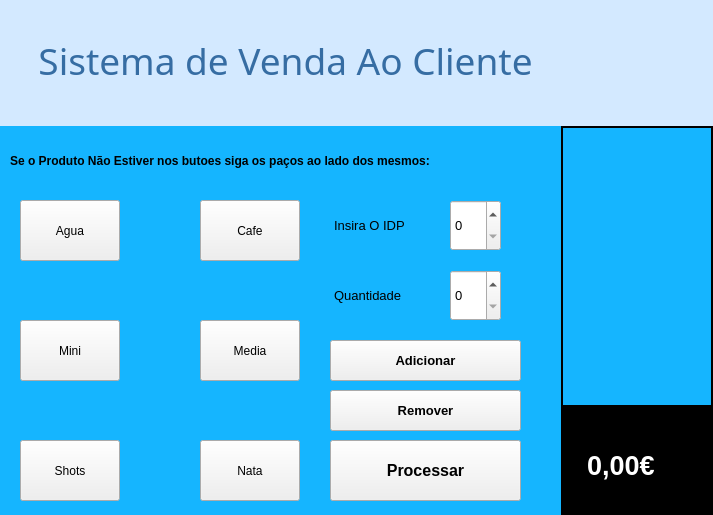
<?xml version="1.0" encoding="UTF-8"?>
<ui version="4.0">
 <class>Venda</class>
 <widget class="QWidget" name="Venda">
  <property name="geometry">
   <rect>
    <x>0</x>
    <y>0</y>
    <width>713</width>
    <height>515</height>
   </rect>
  </property>
  <property name="windowTitle">
   <string>Venda</string>
  </property>
  <property name="locale">
   <locale language="Portuguese" country="Portugal"/>
  </property>
  <widget class="QLabel" name="artigos">
   <property name="geometry">
    <rect>
     <x>561</x>
     <y>126</y>
     <width>152</width>
     <height>281</height>
    </rect>
   </property>
   <property name="palette">
    <palette>
     <active>
      <colorrole role="WindowText">
       <brush brushstyle="SolidPattern">
        <color alpha="255">
         <red>0</red>
         <green>0</green>
         <blue>0</blue>
        </color>
       </brush>
      </colorrole>
      <colorrole role="Button">
       <brush brushstyle="SolidPattern">
        <color alpha="255">
         <red>21</red>
         <green>181</green>
         <blue>255</blue>
        </color>
       </brush>
      </colorrole>
      <colorrole role="Light">
       <brush brushstyle="SolidPattern">
        <color alpha="255">
         <red>255</red>
         <green>255</green>
         <blue>255</blue>
        </color>
       </brush>
      </colorrole>
      <colorrole role="Midlight">
       <brush brushstyle="SolidPattern">
        <color alpha="255">
         <red>214</red>
         <green>214</green>
         <blue>214</blue>
        </color>
       </brush>
      </colorrole>
      <colorrole role="Dark">
       <brush brushstyle="SolidPattern">
        <color alpha="255">
         <red>86</red>
         <green>86</green>
         <blue>86</blue>
        </color>
       </brush>
      </colorrole>
      <colorrole role="Mid">
       <brush brushstyle="SolidPattern">
        <color alpha="255">
         <red>115</red>
         <green>115</green>
         <blue>115</blue>
        </color>
       </brush>
      </colorrole>
      <colorrole role="Text">
       <brush brushstyle="SolidPattern">
        <color alpha="255">
         <red>0</red>
         <green>0</green>
         <blue>0</blue>
        </color>
       </brush>
      </colorrole>
      <colorrole role="BrightText">
       <brush brushstyle="SolidPattern">
        <color alpha="255">
         <red>255</red>
         <green>255</green>
         <blue>255</blue>
        </color>
       </brush>
      </colorrole>
      <colorrole role="ButtonText">
       <brush brushstyle="SolidPattern">
        <color alpha="255">
         <red>0</red>
         <green>0</green>
         <blue>0</blue>
        </color>
       </brush>
      </colorrole>
      <colorrole role="Base">
       <brush brushstyle="SolidPattern">
        <color alpha="255">
         <red>21</red>
         <green>181</green>
         <blue>255</blue>
        </color>
       </brush>
      </colorrole>
      <colorrole role="Window">
       <brush brushstyle="SolidPattern">
        <color alpha="255">
         <red>21</red>
         <green>181</green>
         <blue>255</blue>
        </color>
       </brush>
      </colorrole>
      <colorrole role="Shadow">
       <brush brushstyle="SolidPattern">
        <color alpha="255">
         <red>0</red>
         <green>0</green>
         <blue>0</blue>
        </color>
       </brush>
      </colorrole>
      <colorrole role="AlternateBase">
       <brush brushstyle="SolidPattern">
        <color alpha="255">
         <red>214</red>
         <green>214</green>
         <blue>214</blue>
        </color>
       </brush>
      </colorrole>
      <colorrole role="ToolTipBase">
       <brush brushstyle="SolidPattern">
        <color alpha="255">
         <red>255</red>
         <green>255</green>
         <blue>220</blue>
        </color>
       </brush>
      </colorrole>
      <colorrole role="ToolTipText">
       <brush brushstyle="SolidPattern">
        <color alpha="255">
         <red>0</red>
         <green>0</green>
         <blue>0</blue>
        </color>
       </brush>
      </colorrole>
     </active>
     <inactive>
      <colorrole role="WindowText">
       <brush brushstyle="SolidPattern">
        <color alpha="255">
         <red>0</red>
         <green>0</green>
         <blue>0</blue>
        </color>
       </brush>
      </colorrole>
      <colorrole role="Button">
       <brush brushstyle="SolidPattern">
        <color alpha="255">
         <red>21</red>
         <green>181</green>
         <blue>255</blue>
        </color>
       </brush>
      </colorrole>
      <colorrole role="Light">
       <brush brushstyle="SolidPattern">
        <color alpha="255">
         <red>255</red>
         <green>255</green>
         <blue>255</blue>
        </color>
       </brush>
      </colorrole>
      <colorrole role="Midlight">
       <brush brushstyle="SolidPattern">
        <color alpha="255">
         <red>214</red>
         <green>214</green>
         <blue>214</blue>
        </color>
       </brush>
      </colorrole>
      <colorrole role="Dark">
       <brush brushstyle="SolidPattern">
        <color alpha="255">
         <red>86</red>
         <green>86</green>
         <blue>86</blue>
        </color>
       </brush>
      </colorrole>
      <colorrole role="Mid">
       <brush brushstyle="SolidPattern">
        <color alpha="255">
         <red>115</red>
         <green>115</green>
         <blue>115</blue>
        </color>
       </brush>
      </colorrole>
      <colorrole role="Text">
       <brush brushstyle="SolidPattern">
        <color alpha="255">
         <red>0</red>
         <green>0</green>
         <blue>0</blue>
        </color>
       </brush>
      </colorrole>
      <colorrole role="BrightText">
       <brush brushstyle="SolidPattern">
        <color alpha="255">
         <red>255</red>
         <green>255</green>
         <blue>255</blue>
        </color>
       </brush>
      </colorrole>
      <colorrole role="ButtonText">
       <brush brushstyle="SolidPattern">
        <color alpha="255">
         <red>0</red>
         <green>0</green>
         <blue>0</blue>
        </color>
       </brush>
      </colorrole>
      <colorrole role="Base">
       <brush brushstyle="SolidPattern">
        <color alpha="255">
         <red>21</red>
         <green>181</green>
         <blue>255</blue>
        </color>
       </brush>
      </colorrole>
      <colorrole role="Window">
       <brush brushstyle="SolidPattern">
        <color alpha="255">
         <red>21</red>
         <green>181</green>
         <blue>255</blue>
        </color>
       </brush>
      </colorrole>
      <colorrole role="Shadow">
       <brush brushstyle="SolidPattern">
        <color alpha="255">
         <red>0</red>
         <green>0</green>
         <blue>0</blue>
        </color>
       </brush>
      </colorrole>
      <colorrole role="AlternateBase">
       <brush brushstyle="SolidPattern">
        <color alpha="255">
         <red>214</red>
         <green>214</green>
         <blue>214</blue>
        </color>
       </brush>
      </colorrole>
      <colorrole role="ToolTipBase">
       <brush brushstyle="SolidPattern">
        <color alpha="255">
         <red>255</red>
         <green>255</green>
         <blue>220</blue>
        </color>
       </brush>
      </colorrole>
      <colorrole role="ToolTipText">
       <brush brushstyle="SolidPattern">
        <color alpha="255">
         <red>0</red>
         <green>0</green>
         <blue>0</blue>
        </color>
       </brush>
      </colorrole>
     </inactive>
     <disabled>
      <colorrole role="WindowText">
       <brush brushstyle="SolidPattern">
        <color alpha="255">
         <red>86</red>
         <green>86</green>
         <blue>86</blue>
        </color>
       </brush>
      </colorrole>
      <colorrole role="Button">
       <brush brushstyle="SolidPattern">
        <color alpha="255">
         <red>21</red>
         <green>181</green>
         <blue>255</blue>
        </color>
       </brush>
      </colorrole>
      <colorrole role="Light">
       <brush brushstyle="SolidPattern">
        <color alpha="255">
         <red>255</red>
         <green>255</green>
         <blue>255</blue>
        </color>
       </brush>
      </colorrole>
      <colorrole role="Midlight">
       <brush brushstyle="SolidPattern">
        <color alpha="255">
         <red>214</red>
         <green>214</green>
         <blue>214</blue>
        </color>
       </brush>
      </colorrole>
      <colorrole role="Dark">
       <brush brushstyle="SolidPattern">
        <color alpha="255">
         <red>86</red>
         <green>86</green>
         <blue>86</blue>
        </color>
       </brush>
      </colorrole>
      <colorrole role="Mid">
       <brush brushstyle="SolidPattern">
        <color alpha="255">
         <red>115</red>
         <green>115</green>
         <blue>115</blue>
        </color>
       </brush>
      </colorrole>
      <colorrole role="Text">
       <brush brushstyle="SolidPattern">
        <color alpha="255">
         <red>86</red>
         <green>86</green>
         <blue>86</blue>
        </color>
       </brush>
      </colorrole>
      <colorrole role="BrightText">
       <brush brushstyle="SolidPattern">
        <color alpha="255">
         <red>255</red>
         <green>255</green>
         <blue>255</blue>
        </color>
       </brush>
      </colorrole>
      <colorrole role="ButtonText">
       <brush brushstyle="SolidPattern">
        <color alpha="255">
         <red>86</red>
         <green>86</green>
         <blue>86</blue>
        </color>
       </brush>
      </colorrole>
      <colorrole role="Base">
       <brush brushstyle="SolidPattern">
        <color alpha="255">
         <red>21</red>
         <green>181</green>
         <blue>255</blue>
        </color>
       </brush>
      </colorrole>
      <colorrole role="Window">
       <brush brushstyle="SolidPattern">
        <color alpha="255">
         <red>21</red>
         <green>181</green>
         <blue>255</blue>
        </color>
       </brush>
      </colorrole>
      <colorrole role="Shadow">
       <brush brushstyle="SolidPattern">
        <color alpha="255">
         <red>0</red>
         <green>0</green>
         <blue>0</blue>
        </color>
       </brush>
      </colorrole>
      <colorrole role="AlternateBase">
       <brush brushstyle="SolidPattern">
        <color alpha="255">
         <red>173</red>
         <green>173</green>
         <blue>173</blue>
        </color>
       </brush>
      </colorrole>
      <colorrole role="ToolTipBase">
       <brush brushstyle="SolidPattern">
        <color alpha="255">
         <red>255</red>
         <green>255</green>
         <blue>220</blue>
        </color>
       </brush>
      </colorrole>
      <colorrole role="ToolTipText">
       <brush brushstyle="SolidPattern">
        <color alpha="255">
         <red>0</red>
         <green>0</green>
         <blue>0</blue>
        </color>
       </brush>
      </colorrole>
     </disabled>
    </palette>
   </property>
   <property name="font">
    <font>
     <pointsize>12</pointsize>
    </font>
   </property>
   <property name="styleSheet">
    <string notr="true">background-color: rgb(21, 181, 255);</string>
   </property>
   <property name="frameShape">
    <enum>QFrame::Box</enum>
   </property>
   <property name="lineWidth">
    <number>2</number>
   </property>
   <property name="text">
    <string/>
   </property>
   <property name="textFormat">
    <enum>Qt::RichText</enum>
   </property>
   <property name="alignment">
    <set>Qt::AlignLeading|Qt::AlignLeft|Qt::AlignTop</set>
   </property>
   <property name="wordWrap">
    <bool>false</bool>
   </property>
   <property name="margin">
    <number>1</number>
   </property>
   <property name="indent">
    <number>1</number>
   </property>
  </widget>
  <widget class="QLabel" name="cabecalho">
   <property name="geometry">
    <rect>
     <x>0</x>
     <y>-5</y>
     <width>721</width>
     <height>131</height>
    </rect>
   </property>
   <property name="palette">
    <palette>
     <active>
      <colorrole role="WindowText">
       <brush brushstyle="SolidPattern">
        <color alpha="255">
         <red>54</red>
         <green>109</green>
         <blue>163</blue>
        </color>
       </brush>
      </colorrole>
      <colorrole role="Button">
       <brush brushstyle="SolidPattern">
        <color alpha="255">
         <red>211</red>
         <green>233</green>
         <blue>255</blue>
        </color>
       </brush>
      </colorrole>
      <colorrole role="Base">
       <brush brushstyle="SolidPattern">
        <color alpha="255">
         <red>211</red>
         <green>233</green>
         <blue>255</blue>
        </color>
       </brush>
      </colorrole>
      <colorrole role="Window">
       <brush brushstyle="SolidPattern">
        <color alpha="255">
         <red>211</red>
         <green>233</green>
         <blue>255</blue>
        </color>
       </brush>
      </colorrole>
     </active>
     <inactive>
      <colorrole role="WindowText">
       <brush brushstyle="SolidPattern">
        <color alpha="255">
         <red>54</red>
         <green>109</green>
         <blue>163</blue>
        </color>
       </brush>
      </colorrole>
      <colorrole role="Button">
       <brush brushstyle="SolidPattern">
        <color alpha="255">
         <red>211</red>
         <green>233</green>
         <blue>255</blue>
        </color>
       </brush>
      </colorrole>
      <colorrole role="Base">
       <brush brushstyle="SolidPattern">
        <color alpha="255">
         <red>211</red>
         <green>233</green>
         <blue>255</blue>
        </color>
       </brush>
      </colorrole>
      <colorrole role="Window">
       <brush brushstyle="SolidPattern">
        <color alpha="255">
         <red>211</red>
         <green>233</green>
         <blue>255</blue>
        </color>
       </brush>
      </colorrole>
     </inactive>
     <disabled>
      <colorrole role="WindowText">
       <brush brushstyle="SolidPattern">
        <color alpha="255">
         <red>120</red>
         <green>120</green>
         <blue>120</blue>
        </color>
       </brush>
      </colorrole>
      <colorrole role="Button">
       <brush brushstyle="SolidPattern">
        <color alpha="255">
         <red>211</red>
         <green>233</green>
         <blue>255</blue>
        </color>
       </brush>
      </colorrole>
      <colorrole role="Base">
       <brush brushstyle="SolidPattern">
        <color alpha="255">
         <red>211</red>
         <green>233</green>
         <blue>255</blue>
        </color>
       </brush>
      </colorrole>
      <colorrole role="Window">
       <brush brushstyle="SolidPattern">
        <color alpha="255">
         <red>211</red>
         <green>233</green>
         <blue>255</blue>
        </color>
       </brush>
      </colorrole>
     </disabled>
    </palette>
   </property>
   <property name="font">
    <font>
     <family>HoloLens MDL2 Assets</family>
     <pointsize>28</pointsize>
     <weight>50</weight>
     <bold>false</bold>
    </font>
   </property>
   <property name="styleSheet">
    <string notr="true">background-color: rgb(211, 233, 255);</string>
   </property>
   <property name="text">
    <string>    Sistema de Venda Ao Cliente</string>
   </property>
  </widget>
  <widget class="QLabel" name="aPagar">
   <property name="geometry">
    <rect>
     <x>560</x>
     <y>390</y>
     <width>161</width>
     <height>151</height>
    </rect>
   </property>
   <property name="sizePolicy">
    <sizepolicy hsizetype="Fixed" vsizetype="Preferred">
     <horstretch>0</horstretch>
     <verstretch>0</verstretch>
    </sizepolicy>
   </property>
   <property name="palette">
    <palette>
     <active>
      <colorrole role="WindowText">
       <brush brushstyle="SolidPattern">
        <color alpha="255">
         <red>255</red>
         <green>255</green>
         <blue>255</blue>
        </color>
       </brush>
      </colorrole>
      <colorrole role="Button">
       <brush brushstyle="SolidPattern">
        <color alpha="255">
         <red>0</red>
         <green>0</green>
         <blue>0</blue>
        </color>
       </brush>
      </colorrole>
      <colorrole role="Base">
       <brush brushstyle="SolidPattern">
        <color alpha="255">
         <red>0</red>
         <green>0</green>
         <blue>0</blue>
        </color>
       </brush>
      </colorrole>
      <colorrole role="Window">
       <brush brushstyle="SolidPattern">
        <color alpha="255">
         <red>0</red>
         <green>0</green>
         <blue>0</blue>
        </color>
       </brush>
      </colorrole>
     </active>
     <inactive>
      <colorrole role="WindowText">
       <brush brushstyle="SolidPattern">
        <color alpha="255">
         <red>255</red>
         <green>255</green>
         <blue>255</blue>
        </color>
       </brush>
      </colorrole>
      <colorrole role="Button">
       <brush brushstyle="SolidPattern">
        <color alpha="255">
         <red>0</red>
         <green>0</green>
         <blue>0</blue>
        </color>
       </brush>
      </colorrole>
      <colorrole role="Base">
       <brush brushstyle="SolidPattern">
        <color alpha="255">
         <red>0</red>
         <green>0</green>
         <blue>0</blue>
        </color>
       </brush>
      </colorrole>
      <colorrole role="Window">
       <brush brushstyle="SolidPattern">
        <color alpha="255">
         <red>0</red>
         <green>0</green>
         <blue>0</blue>
        </color>
       </brush>
      </colorrole>
     </inactive>
     <disabled>
      <colorrole role="WindowText">
       <brush brushstyle="SolidPattern">
        <color alpha="255">
         <red>120</red>
         <green>120</green>
         <blue>120</blue>
        </color>
       </brush>
      </colorrole>
      <colorrole role="Button">
       <brush brushstyle="SolidPattern">
        <color alpha="255">
         <red>0</red>
         <green>0</green>
         <blue>0</blue>
        </color>
       </brush>
      </colorrole>
      <colorrole role="Base">
       <brush brushstyle="SolidPattern">
        <color alpha="255">
         <red>0</red>
         <green>0</green>
         <blue>0</blue>
        </color>
       </brush>
      </colorrole>
      <colorrole role="Window">
       <brush brushstyle="SolidPattern">
        <color alpha="255">
         <red>0</red>
         <green>0</green>
         <blue>0</blue>
        </color>
       </brush>
      </colorrole>
     </disabled>
    </palette>
   </property>
   <property name="font">
    <font>
     <pointsize>20</pointsize>
     <weight>75</weight>
     <bold>true</bold>
     <stylestrategy>PreferAntialias</stylestrategy>
    </font>
   </property>
   <property name="styleSheet">
    <string notr="true">background-color:rgb(0, 0, 0)</string>
   </property>
   <property name="frameShape">
    <enum>QFrame::Box</enum>
   </property>
   <property name="frameShadow">
    <enum>QFrame::Sunken</enum>
   </property>
   <property name="lineWidth">
    <number>10</number>
   </property>
   <property name="midLineWidth">
    <number>0</number>
   </property>
   <property name="text">
    <string>0,00€</string>
   </property>
  </widget>
  <widget class="QLabel" name="backgrounhd">
   <property name="geometry">
    <rect>
     <x>-10</x>
     <y>126</y>
     <width>571</width>
     <height>421</height>
    </rect>
   </property>
   <property name="styleSheet">
    <string notr="true">background-color: rgb(21, 181, 255);</string>
   </property>
   <property name="text">
    <string/>
   </property>
  </widget>
  <widget class="QPushButton" name="agua">
   <property name="geometry">
    <rect>
     <x>20</x>
     <y>200</y>
     <width>100</width>
     <height>61</height>
    </rect>
   </property>
   <property name="text">
    <string>Agua</string>
   </property>
  </widget>
  <widget class="QPushButton" name="mini">
   <property name="geometry">
    <rect>
     <x>20</x>
     <y>320</y>
     <width>100</width>
     <height>61</height>
    </rect>
   </property>
   <property name="text">
    <string>Mini</string>
   </property>
  </widget>
  <widget class="QPushButton" name="media">
   <property name="geometry">
    <rect>
     <x>200</x>
     <y>320</y>
     <width>100</width>
     <height>61</height>
    </rect>
   </property>
   <property name="text">
    <string>Media</string>
   </property>
  </widget>
  <widget class="QPushButton" name="cafe">
   <property name="geometry">
    <rect>
     <x>200</x>
     <y>200</y>
     <width>100</width>
     <height>61</height>
    </rect>
   </property>
   <property name="text">
    <string>Cafe</string>
   </property>
  </widget>
  <widget class="QPushButton" name="shots">
   <property name="geometry">
    <rect>
     <x>20</x>
     <y>440</y>
     <width>100</width>
     <height>61</height>
    </rect>
   </property>
   <property name="text">
    <string>Shots</string>
   </property>
  </widget>
  <widget class="QPushButton" name="nata">
   <property name="geometry">
    <rect>
     <x>200</x>
     <y>440</y>
     <width>100</width>
     <height>61</height>
    </rect>
   </property>
   <property name="text">
    <string>Nata</string>
   </property>
  </widget>
  <widget class="QLabel" name="labelIDP">
   <property name="geometry">
    <rect>
     <x>334</x>
     <y>200</y>
     <width>91</width>
     <height>51</height>
    </rect>
   </property>
   <property name="font">
    <font>
     <pointsize>10</pointsize>
    </font>
   </property>
   <property name="text">
    <string>Insira O IDP</string>
   </property>
  </widget>
  <widget class="QSpinBox" name="IDP">
   <property name="geometry">
    <rect>
     <x>450</x>
     <y>200</y>
     <width>51</width>
     <height>51</height>
    </rect>
   </property>
   <property name="font">
    <font>
     <pointsize>10</pointsize>
    </font>
   </property>
  </widget>
  <widget class="QLabel" name="infromacao">
   <property name="geometry">
    <rect>
     <x>10</x>
     <y>140</y>
     <width>551</width>
     <height>41</height>
    </rect>
   </property>
   <property name="font">
    <font>
     <pointsize>9</pointsize>
     <weight>75</weight>
     <bold>true</bold>
    </font>
   </property>
   <property name="text">
    <string>Se o Produto Não Estiver nos butoes siga os paços ao lado dos mesmos:</string>
   </property>
  </widget>
  <widget class="QLabel" name="labelQuantidade">
   <property name="geometry">
    <rect>
     <x>334</x>
     <y>270</y>
     <width>91</width>
     <height>51</height>
    </rect>
   </property>
   <property name="font">
    <font>
     <pointsize>10</pointsize>
    </font>
   </property>
   <property name="text">
    <string>Quantidade</string>
   </property>
  </widget>
  <widget class="QSpinBox" name="quantidade">
   <property name="geometry">
    <rect>
     <x>450</x>
     <y>270</y>
     <width>51</width>
     <height>51</height>
    </rect>
   </property>
   <property name="font">
    <font>
     <pointsize>10</pointsize>
    </font>
   </property>
  </widget>
  <widget class="QPushButton" name="processar">
   <property name="geometry">
    <rect>
     <x>330</x>
     <y>440</y>
     <width>191</width>
     <height>61</height>
    </rect>
   </property>
   <property name="font">
    <font>
     <pointsize>12</pointsize>
     <weight>75</weight>
     <bold>true</bold>
    </font>
   </property>
   <property name="text">
    <string>Processar</string>
   </property>
  </widget>
  <widget class="QPushButton" name="adicionar">
   <property name="geometry">
    <rect>
     <x>330</x>
     <y>340</y>
     <width>191</width>
     <height>41</height>
    </rect>
   </property>
   <property name="font">
    <font>
     <pointsize>10</pointsize>
     <weight>75</weight>
     <bold>true</bold>
    </font>
   </property>
   <property name="text">
    <string>Adicionar</string>
   </property>
  </widget>
  <widget class="QPushButton" name="remover">
   <property name="geometry">
    <rect>
     <x>330</x>
     <y>390</y>
     <width>191</width>
     <height>41</height>
    </rect>
   </property>
   <property name="font">
    <font>
     <pointsize>10</pointsize>
     <weight>75</weight>
     <bold>true</bold>
    </font>
   </property>
   <property name="text">
    <string>Remover</string>
   </property>
  </widget>
  <zorder>aPagar</zorder>
  <zorder>artigos</zorder>
  <zorder>cabecalho</zorder>
  <zorder>backgrounhd</zorder>
  <zorder>agua</zorder>
  <zorder>mini</zorder>
  <zorder>media</zorder>
  <zorder>cafe</zorder>
  <zorder>shots</zorder>
  <zorder>nata</zorder>
  <zorder>labelIDP</zorder>
  <zorder>IDP</zorder>
  <zorder>infromacao</zorder>
  <zorder>labelQuantidade</zorder>
  <zorder>quantidade</zorder>
  <zorder>processar</zorder>
  <zorder>adicionar</zorder>
  <zorder>remover</zorder>
 </widget>
 <resources/>
 <connections/>
</ui>
